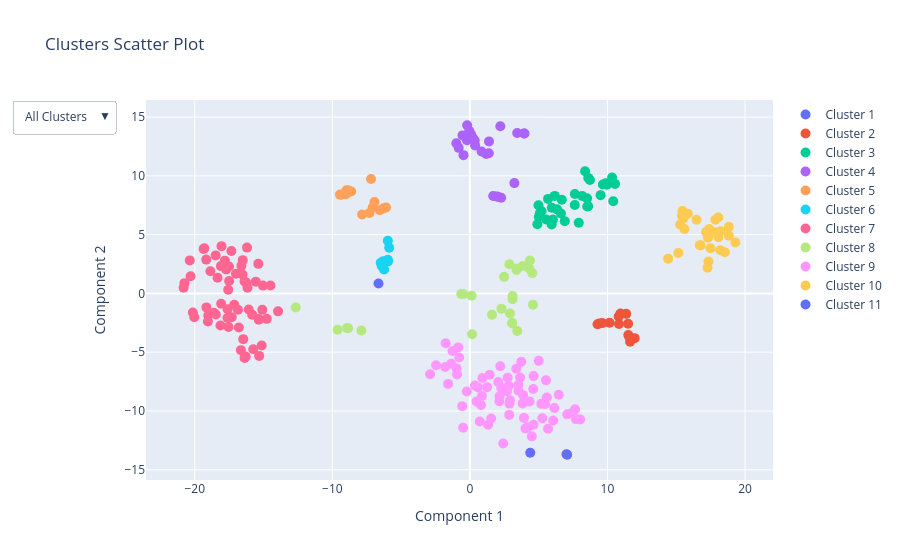

Notebook code cell kept with this figure:
### Code cell
fig

### Figure 1 — Plotly figure (JSON) as saved in the notebook; plotly's stock layout.template omitted (floating-point values rounded to 4 significant figures; data arrays with more than 128 entries replaced by an {"elided": "..."} marker saying what was removed)
{"data": [{"hoverinfo": "text", "hovertemplate": "%{text}<extra></extra>", "marker": {"size": 10}, "mode": "markers", "name": "Cluster 1", "text": [["avoir", "AUX"], ["faire", "AUX"], ["être", "AUX"]], "type": "scatter", "x": [7.069, 4.387, 7.022], "y": [-13.72, -13.54, -13.67]}, {"hoverinfo": "text", "hovertemplate": "%{text}<extra></extra>", "marker": {"size": 10}, "mode": "markers", "name": "Cluster 2", "text": [["ce", "PRON"], ["en", "PRON"], ["eux", "PRON"], ["lui", "PRON"], ["moi", "PRON"], ["ne", "ADV"], ["nous", "PRON"], ["on", "PRON"], ["soi", "PRON"], ["toi", "PRON"], ["vous", "PRON"], ["y", "PRON"], ["ça", "PRON"]], "type": "scatter", "x": [9.279, 11.59, 10.84, 10.15, 10.82, 11.98, 11.5, 9.615, 11.52, 10.95, 11.36, 11.65, 9.392], "y": [-2.613, -3.703, -2.594, -2.496, -1.963, -3.802, -2.578, -2.524, -3.538, -1.701, -1.735, -4.098, -2.555]}, {"hoverinfo": "text", "hovertemplate": "%{text}<extra></extra>", "marker": {"size": 10}, "mode": "markers", "name": "Cluster 3", "text": [["après", "ADP"], ["beaucoup", "ADV"], ["bien", "ADV"], ["comme", "SCONJ"], ["comment", "ADV"], ["dès", "ADP"], ["déjà", "ADV"], ["forcément", "ADV"], ["jamais", "ADV"], ["juste", "ADV"], ["là", "ADV"], ["maintenant", "ADV"], ["même", "ADV"], ["où", "ADV"], ["où", "PRON"], ["pas", "ADV"], ["peut-être", "ADV"], ["plus", "ADV"], ["plutôt", "ADV"], ["pourquoi", "ADV"], ["puisque", "SCONJ"], ["quand", "SCONJ"], ["que", "PRON"], ["que", "SCONJ"], ["qui", "PRON"], ["si", "SCONJ"], ["souvent", "ADV"], ["surtout", "ADV"], ["toujours", "ADV"], ["tout", "ADV"], ["trop", "ADV"], ["vraiment", "ADV"]], "type": "scatter", "x": [9.499, 5.942, 6.034, 10.55, 8.517, 10.42, 6.616, 7.914, 4.904, 5.213, 7.624, 8.529, 5.955, 8.168, 8.726, 5.545, 6.166, 6.34, 4.986, 8.6, 10.34, 9.885, 8.605, 9.67, 8.374, 9.956, 7.63, 6.681, 5.01, 5.682, 6.898, 5.081], "y": [8.36, 5.863, 6.289, 9.317, 8.091, 7.842, 6.797, 6.007, 5.878, 6.996, 7.517, 7.39, 7.289, 8.293, 9.651, 6.29, 8.296, 7.152, 7.505, 7.408, 9.858, 9.363, 9.826, 9.261, 10.39, 9.253, 8.455, 7.974, 6.506, 8.039, 6.148, 6.807]}, {"hoverinfo": "text", "hovertemplate": "%{text}<extra></extra>", "marker": {"size": 10}, "mode": "markers", "name": "Cluster 4", "text": [["assez", "ADV"], ["avec", "ADP"], ["chez", "ADP"], ["comme", "ADP"], ["dans", "ADP"], ["de", "ADP"], ["devant", "ADP"], ["en", "ADP"], ["entre", "ADP"], ["et", "CCONJ"], ["hyper", "ADV"], ["mais", "CCONJ"], ["ni", "CCONJ"], ["ou", "CCONJ"], ["par", "ADP"], ["pendant", "ADP"], ["pour", "ADP"], ["que", "ADV"], ["sans", "ADP"], ["super", "ADV"], ["sur", "ADP"], ["très", "ADV"], ["vers", "ADP"], ["à", "ADP"]], "type": "scatter", "x": [2.27, 0.3515, 1.186, 0.8508, -0.04691, -0.2139, -0.1979, -0.8172, -0.4642, 3.971, 1.694, 3.922, 2.214, 3.44, -0.9864, -0.537, 1.388, 3.233, 1.373, 2.042, 0.08534, 1.938, 0.3785, 0.2196], "y": [8.142, 13.0, 11.87, 12.07, 13.83, 13.03, 14.3, 12.38, 11.76, 13.6, 8.29, 13.6, 14.22, 13.65, 12.77, 13.44, 12.93, 9.384, 11.92, 8.224, 13.54, 8.242, 12.59, 13.21]}, {"hoverinfo": "text", "hovertemplate": "%{text}<extra></extra>", "marker": {"size": 10}, "mode": "markers", "name": "Cluster 5", "text": [["autre", "ADJ"], ["bon", "ADJ"], ["ce", "DET"], ["chaque", "DET"], ["du", "DET"], ["grand", "ADJ"], ["le", "DET"], ["même", "ADJ"], ["petit", "ADJ"], ["premier", "ADJ"], ["quelque", "DET"], ["son", "DET"], ["tout", "ADJ"], ["un", "DET"]], "type": "scatter", "x": [-9.014, -8.812, -7.062, -7.835, -6.096, -8.967, -6.545, -9.443, -8.63, -9.376, -7.303, -6.935, -7.187, -6.279], "y": [8.441, 8.755, 7.324, 6.71, 7.303, 8.777, 7.073, 8.406, 8.68, 8.397, 6.843, 7.776, 9.736, 7.235]}, {"hoverinfo": "text", "hovertemplate": "%{text}<extra></extra>", "marker": {"size": 10}, "mode": "markers", "name": "Cluster 6", "text": [["cinq", "NUM"], ["des", "DET"], ["deux", "NUM"], ["dix", "NUM"], ["les", "DET"], ["quatre", "NUM"], ["six", "NUM"], ["trois", "NUM"]], "type": "scatter", "x": [-6.399, -5.867, -6.483, -6.238, -5.967, -5.957, -5.965, -6.31], "y": [2.317, 3.88, 2.606, 2.034, 4.485, 2.718, 2.856, 2.744]}, {"hoverinfo": "text", "hovertemplate": "%{text}<extra></extra>", "marker": {"size": 10}, "mode": "markers", "name": "Cluster 7", "text": [["__undefined__", "NOUN"], ["activité", "NOUN"], ["air", "NOUN"], ["ami", "NOUN"], ["amie", "NOUN"], ["année", "NOUN"], ["avion", "NOUN"], ["aéroport", "NOUN"], ["bout", "NOUN"], ["bus", "NOUN"], ["chien", "NOUN"], ["chose", "NOUN"], ["classe", "NOUN"], ["coup", "NOUN"], ["cours", "NOUN"], ["côté", "NOUN"], ["droit", "NOUN"], ["début", "NOUN"], ["enfant", "NOUN"], ["fac", "NOUN"], ["fille", "NOUN"], ["final", "NOUN"], ["fois", "NOUN"], ["frère", "NOUN"], ["gens", "NOUN"], ["heure", "NOUN"], ["histoire", "NOUN"], ["impression", "NOUN"], ["jour", "NOUN"], ["lycée", "NOUN"], ["maison", "NOUN"], ["matin", "NOUN"], ["moins", "ADV"], ["moment", "NOUN"], ["monde", "NOUN"], ["mère", "NOUN"], ["parent", "NOUN"], ["personne", "NOUN"], ["peu", "NOUN"], ["photo", "NOUN"], ["place", "NOUN"], ["plage", "NOUN"], ["père", "NOUN"], ["question", "NOUN"], ["rue", "NOUN"], ["salle", "NOUN"], ["scène", "NOUN"], ["semaine", "NOUN"], ["soir", "NOUN"], ["souvenir", "NOUN"], ["temps", "NOUN"], ["tour", "NOUN"], ["travail", "NOUN"], ["truc", "NOUN"], ["tête", "NOUN"], ["vie", "NOUN"], ["ville", "NOUN"], ["voiture", "NOUN"], ["voyage", "NOUN"], ["école", "NOUN"]], "type": "scatter", "x": [-17.5, -15.36, -20.3, -15.75, -15.13, -17.61, -18.34, -20.36, -18.48, -19.17, -16.26, -16.08, -17.31, -19.36, -15.56, -16.51, -20.75, -17.81, -15.05, -20.14, -16.8, -19.31, -16.86, -16.3, -14.5, -13.95, -17.13, -20.81, -16.53, -17.72, -18.62, -18.06, -16.2, -16.61, -18.1, -16.65, -15.32, -15.83, -15.38, -14.77, -17.63, -20.03, -16.38, -15.35, -19.02, -19.16, -17.55, -15.09, -17.34, -16.17, -17.51, -17.57, -18.86, -16.38, -18.13, -16.47, -18.47, -19.05, -17.01, -18.08], "y": [1.06, -2.175, 1.469, -4.751, -4.434, -1.341, 1.328, 2.81, 3.236, 2.879, 0.9205, -1.363, -2.02, 3.774, 1.005, 2.831, 0.8756, 2.79, 0.6663, -1.619, -2.892, 3.839, -1.389, -5.373, 0.6788, -1.523, -0.9688, 0.4787, 1.613, 2.035, -1.646, 4.022, 3.9, 2.35, 2.324, -4.822, -5.31, -1.802, 2.515, -2.16, -2.095, -2.022, -5.494, -2.241, -1.87, -1.186, -2.847, -1.397, 3.608, 0.4813, 2.292, 0.319, 1.885, 1.011, -2.726, -3.886, -1.784, -2.391, 1.675, -0.8748]}, {"hoverinfo": "text", "hovertemplate": "%{text}<extra></extra>", "marker": {"size": 10}, "mode": "markers", "name": "Cluster 8", "text": [["Paris", "PROPN"], ["XXX", "X"], ["an", "NOUN"], ["aussi", "ADV"], ["celui", "PRON"], ["compte", "NOUN"], ["dedans", "ADV"], ["encore", "ADV"], ["ensemble", "ADV"], ["envie", "NOUN"], ["etc", "ADV"], ["fait", "NOUN"], ["gros", "ADJ"], ["loin", "ADV"], ["longtemps", "ADV"], ["là-bas", "ADV"], ["mal", "ADV"], ["partout", "ADV"], ["peur", "NOUN"], ["plein", "ADV"], ["quelqu'un", "PRON"], ["quoi", "PRON"], ["rien", "PRON"], ["suite", "NOUN"], ["tout", "PRON"], ["un", "PRON"]], "type": "scatter", "x": [-7.887, 3.101, -12.66, 3.841, 3.445, 0.1268, 2.873, 4.366, 3.389, -0.6271, 2.487, -8.862, -8.929, 0.1591, 4.316, 3.463, 1.608, 4.534, -0.4802, 4.584, 3.081, 3.103, 2.293, -9.619, 2.913, 3.073], "y": [-3.159, -0.2208, -1.198, 2.331, -3.188, -0.1937, 2.488, 2.8, 1.992, -0.0422, 1.409, -2.953, -2.947, -3.475, 2.119, 2.117, -1.81, 1.729, -0.0576, -0.9611, -2.55, -0.4977, -1.303, -3.085, -1.703, -2.5]}, {"hoverinfo": "text", "hovertemplate": "%{text}<extra></extra>", "marker": {"size": 10}, "mode": "markers", "name": "Cluster 9", "text": {"elided": "67x2 str values"}, "type": "scatter", "x": [6.143, 3.93, 6.464, 5.683, 2.159, -0.5578, 5.195, 5.468, -1.266, -1.8, 2.42, 2.063, -0.778, 1.549, 2.856, 5.593, -0.9638, 8.021, 2.915, -0.2258, 4.042, 2.879, 3.655, 1.324, 0.8061, 3.837, 0.717, 3.528, 4.504, 6.059, -2.894, -0.8488, 3.371, 3.735, 5.005, 2.286, -1.354, 0.3712, 2.823, 0.5854, 2.688, 7.709, 4.601, 4.193, 2.746, 4.633, 7.65, 3.521, 0.4818, 2.211, 0.9132, 1.25, 0.8761, 7.079, -1.762, 1.441, 7.467, -2.459, -0.9357, -0.4915, 5.533, 4.334, 2.144, 3.875, 4.626, -1.583, 5.266], "y": [-9.749, -10.58, -8.621, -11.51, -8.74, -9.586, -9.39, -9.4, -4.889, -6.255, -12.76, -7.526, -5.455, -10.64, -10.33, -8.857, -6.375, -10.72, -9.077, -8.345, -11.48, -9.368, -7.145, -11.16, -9.494, -9.352, -10.89, -8.273, -12.15, -10.81, -6.873, -4.59, -6.408, -5.804, -5.732, -8.052, -5.986, -7.826, -7.851, -7.989, -8.308, -10.69, -8.126, -11.39, -7.161, -7.029, -9.842, -7.788, -9.195, -6.192, -7.193, -7.973, -8.729, -10.28, -4.231, -6.917, -10.12, -6.109, -6.884, -11.42, -7.389, -9.18, -9.172, -8.65, -11.17, -7.693, -10.61]}, {"hoverinfo": "text", "hovertemplate": "%{text}<extra></extra>", "marker": {"size": 10}, "mode": "markers", "name": "Cluster 10", "text": [["ah", "INTJ"], ["alors", "ADV"], ["après", "ADV"], ["bah", "INTJ"], ["ben", "INTJ"], ["bon", "INTJ"], ["bref", "INTJ"], ["donc", "ADV"], ["enfin", "INTJ"], ["ensuite", "ADV"], ["euh", "INTJ"], ["finalement", "ADV"], ["franchement", "ADV"], ["genre", "INTJ"], ["hein", "INTJ"], ["hum", "INTJ"], ["justement", "ADV"], ["mh", "INTJ"], ["non", "ADV"], ["non", "INTJ"], ["oh", "INTJ"], ["ouais", "INTJ"], ["oui", "ADV"], ["oui", "INTJ"], ["quoi", "INTJ"], ["voilà", "INTJ"], ["voilà", "VERB"]], "type": "scatter", "x": [17.31, 16.47, 15.53, 17.81, 18.22, 17.39, 19.3, 15.85, 18.05, 15.45, 18.06, 15.42, 15.28, 17.85, 18.2, 18.82, 15.59, 17.34, 16.71, 16.78, 17.16, 17.49, 14.41, 15.15, 18.53, 18.83, 17.27], "y": [4.739, 6.272, 6.402, 5.21, 5.283, 5.485, 4.325, 6.779, 6.463, 7.003, 4.789, 6.621, 5.87, 6.263, 3.68, 5.662, 5.487, 2.723, 4.108, 4.087, 5.221, 3.841, 2.96, 3.442, 3.507, 4.906, 2.189]}, {"hoverinfo": "text", "hovertemplate": "%{text}<extra></extra>", "marker": {"size": 10}, "mode": "markers", "name": "Cluster 11", "text": [["mille", "NUM"]], "type": "scatter", "x": [-6.645], "y": [0.8414]}], "layout": {"title": {"text": "Clusters Scatter Plot"}, "updatemenus": [{"buttons": [{"args": [{"visible": [true, true, true, true, true, true, true, true, true, true, true]}, {"title": "All Clusters"}], "label": "All Clusters", "method": "update"}, {"args": [{"visible": [true, false, false, false, false, false, false, false, false, false, false]}, {"title": "Cluster 1"}], "label": "Cluster 1", "method": "update"}, {"args": [{"visible": [false, true, false, false, false, false, false, false, false, false, false]}, {"title": "Cluster 2"}], "label": "Cluster 2", "method": "update"}, {"args": [{"visible": [false, false, true, false, false, false, false, false, false, false, false]}, {"title": "Cluster 3"}], "label": "Cluster 3", "method": "update"}, {"args": [{"visible": [false, false, false, true, false, false, false, false, false, false, false]}, {"title": "Cluster 4"}], "label": "Cluster 4", "method": "update"}, {"args": [{"visible": [false, false, false, false, true, false, false, false, false, false, false]}, {"title": "Cluster 5"}], "label": "Cluster 5", "method": "update"}, {"args": [{"visible": [false, false, false, false, false, true, false, false, false, false, false]}, {"title": "Cluster 6"}], "label": "Cluster 6", "method": "update"}, {"args": [{"visible": [false, false, false, false, false, false, true, false, false, false, false]}, {"title": "Cluster 7"}], "label": "Cluster 7", "method": "update"}, {"args": [{"visible": [false, false, false, false, false, false, false, true, false, false, false]}, {"title": "Cluster 8"}], "label": "Cluster 8", "method": "update"}, {"args": [{"visible": [false, false, false, false, false, false, false, false, true, false, false]}, {"title": "Cluster 9"}], "label": "Cluster 9", "method": "update"}, {"args": [{"visible": [false, false, false, false, false, false, false, false, false, true, false]}, {"title": "Cluster 10"}], "label": "Cluster 10", "method": "update"}, {"args": [{"visible": [false, false, false, false, false, false, false, false, false, false, true]}, {"title": "Cluster 11"}], "label": "Cluster 11", "method": "update"}], "direction": "down", "showactive": true}], "xaxis": {"title": {"text": "Component 1"}}, "yaxis": {"title": {"text": "Component 2"}}}}
